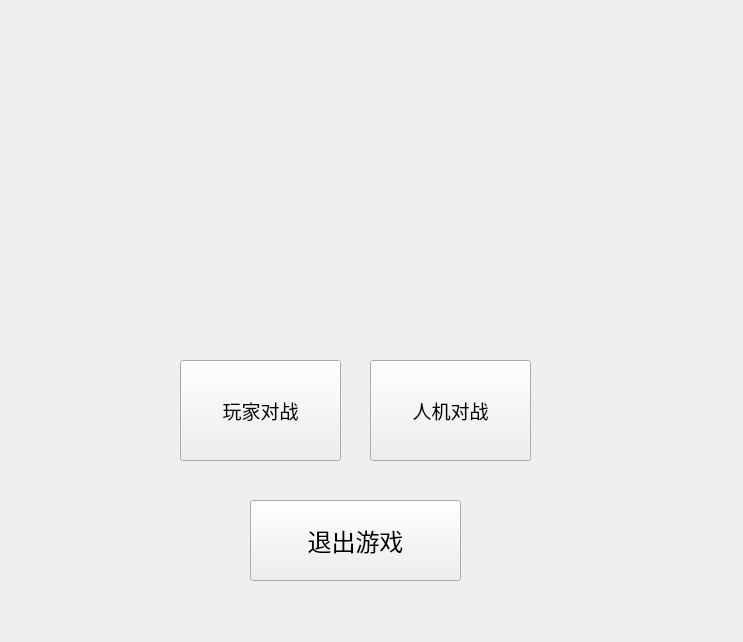
<?xml version="1.0" encoding="UTF-8"?>
<ui version="4.0">
 <class>Start</class>
 <widget class="QWidget" name="Start">
  <property name="enabled">
   <bool>true</bool>
  </property>
  <property name="geometry">
   <rect>
    <x>0</x>
    <y>0</y>
    <width>743</width>
    <height>642</height>
   </rect>
  </property>
  <property name="acceptDrops">
   <bool>false</bool>
  </property>
  <property name="windowTitle">
   <string>Form</string>
  </property>
  <widget class="QPushButton" name="btn_start_hu">
   <property name="geometry">
    <rect>
     <x>180</x>
     <y>360</y>
     <width>161</width>
     <height>101</height>
    </rect>
   </property>
   <property name="font">
    <font>
     <pointsize>14</pointsize>
    </font>
   </property>
   <property name="text">
    <string>玩家对战</string>
   </property>
  </widget>
  <widget class="QPushButton" name="btn_start_ai">
   <property name="geometry">
    <rect>
     <x>370</x>
     <y>360</y>
     <width>161</width>
     <height>101</height>
    </rect>
   </property>
   <property name="font">
    <font>
     <pointsize>14</pointsize>
    </font>
   </property>
   <property name="text">
    <string>人机对战</string>
   </property>
  </widget>
  <widget class="QPushButton" name="Exit">
   <property name="geometry">
    <rect>
     <x>250</x>
     <y>500</y>
     <width>211</width>
     <height>81</height>
    </rect>
   </property>
   <property name="font">
    <font>
     <pointsize>18</pointsize>
    </font>
   </property>
   <property name="text">
    <string>退出游戏</string>
   </property>
  </widget>
 </widget>
 <resources/>
 <connections/>
</ui>
